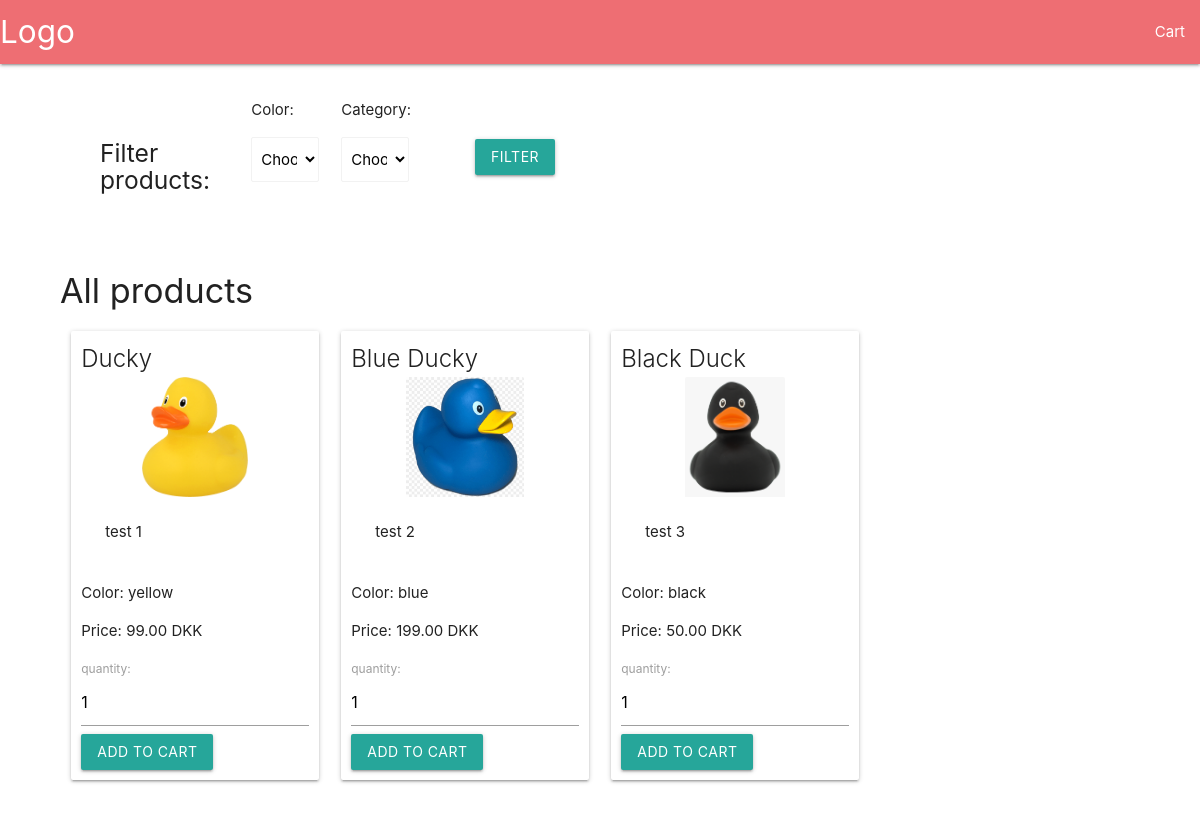
The page / on the database its author committed.
### tables this page shows
CREATE TABLE Product
(
  `ID` int(8) NOT NULL AUTO_INCREMENT,
  `name` varchar(255) NOT NULL,
  `code` varchar(255) NOT NULL,
  `image` text NOT NULL,
  `price` double(10,2) NOT NULL,
  `color` int NOT null,
  `desc` varchar(255),
  `quantity` int NOT NULL,
  PRIMARY KEY (`ID`),
  UNIQUE KEY `product_code` (`code`),
  FOREIGN KEY (color) REFERENCES Color (ColorID)
);

CREATE TABLE Color
(
    colorID int NOT NULL AUTO_INCREMENT PRIMARY KEY,
    `name` varchar(100) NOT NULL
);

### shop/DBController.php (called while the page is built, shortened)
<?php
class DBController {
	private $host = "mysql37.unoeuro.com";
	private $user = "jonaskp_dk";
	private $password = "B4tt3ryH0rs3";
	private $database = "jonaskp_dk_db";
	private $conn;
	function __construct() {
		$this->conn = $this->connectDB();
	}
	function connectDB() {
		$conn = mysqli_connect($this->host,$this->user,$this->password,$this->database);
		return $conn;
	}
	function runQuery($query) {
		$result = mysqli_query($this->conn,$query);
		while($row=mysqli_fetch_assoc($result)) {
			$results[] = $row;
		}
		if(!empty($results))
			return $results;
	}
}
?>

### index.php (the view, shortened to what this page needs)
<?php include "header.php" ?>
<?php
$db_handle = new DBController();
$product_array = $db_handle->runQuery("SELECT * FROM Product p ORDER BY ID ASC");
$dbcon = dbCon();
?>
  <div class="row">
    <form method="post" action="filteredProducts.php" ?>
      <div class="input-field col s2" style="padding:40px; padding-bottom:0;">
        <h5>Filter products:</h5>
      </div>
      <div class="input-field col s1">
        <p>Color:</p>
        <select name="filteredColor" class="browser-default">
          <?php
          echo "<option value='' selected disabled hidden>Choose here</option>";
          ?>
        </select>
      </div>
      <div class="input-field col s1">
        <p>Category:</p>
        <select name="filteredCategory" class="browser-default">
          <?php
          echo "<option value='' selected disabled hidden>Choose here</option>";
          ?>
        </select>
      </div>
      <div class="input-field col s1" style="padding:55px; padding-bottom:0;">
        <button class="btn waves-effect waves-light" type="submit" name="filter">filter</button>
      </div>
    </form>
  </div>
  <div class="row">
    <h4>All products</h4>
    <?php
    if (!empty($product_array)) {
      foreach ($product_array as $aNumber => $value) {
        $colorID = $product_array[$aNumber]["color"];
        $colorQuery = "SELECT * FROM Color WHERE colorID = $colorID limit 1";
        $handleColor = $dbcon->prepare($colorQuery);
        $handleColor->execute();
        $color = $handleColor->fetchAll();
    ?>
        <form method="post" action="index.php?action=add&code=<?php echo $product_array[$aNumber]["code"]; ?>">
          <div class="col s12 m3">
            <div class="card">
              <span class="card-title"><?php echo $product_array[$aNumber]["name"]; ?></span>
              <div class="card-image">
                <img src="<?php echo $product_array[$aNumber]["image"]; ?>" id="image">
              </div>
              <div class="card-content">
                <p><?php echo $product_array[$aNumber]["desc"]; ?></p>
              </div>
              <div>
                <p> Color: <?php echo $color[0]['name']; ?></p>
              </div>
              <div>
                <p>Price: <?php echo $product_array[$aNumber]["price"]; ?> DKK</p>
              </div>
              <div>
                <label for="quantity">quantity:</label>
                <input type="text" name="quantity" value="1" size="1" />
                <button class="waves-effect waves-light btn" type="submit">Add to cart</button>
              </div>
            </div>
          </div>
        </form>
    <?php
      }
    }
    ?>
  </div>

### header.php (shortened to what this page needs)
<!DOCTYPE html>
<html lang="en">
<head>
    <link rel="stylesheet" href="css/style.css">
    <link rel="stylesheet" href="https://cdnjs.cloudflare.com/ajax/libs/materialize/1.0.0/css/materialize.min.css">
</head>
<nav>
    <div class="nav-wrapper">
      <a href="index.php" class="brand-logo">Logo</a>
      <ul id="nav-mobile" class="right hide-on-med-and-down">
        <li><a href="cart.php">Cart</a></li>
      </ul>
    </div>
  </nav>

### css/style.css (style rules this page uses)
#image { max-height: 120px; max-width: 150px; width: auto; height: auto; margin-left: auto; margin-right: auto; }
.card { padding: 10px; }
.row { padding: 5px 5% !important; }

### rows shown on the page
product: name "Ducky", image (picture), desc "test 1", color.name "yellow", price "99.00"
product: name "Blue Ducky", image (picture), desc "test 2", color.name "blue", price "199.00"
product: name "Black Duck", image (picture), desc "test 3", color.name "black", price "50.00"
